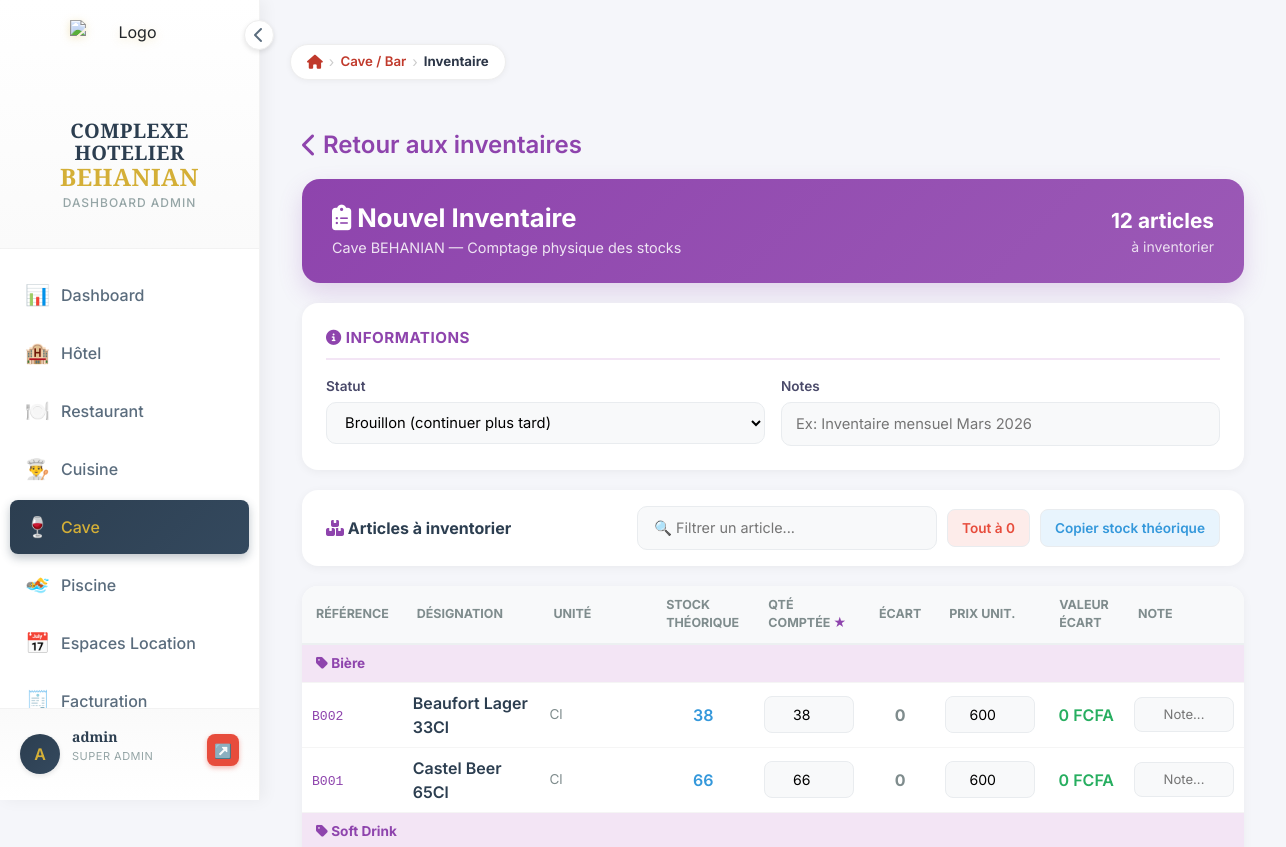
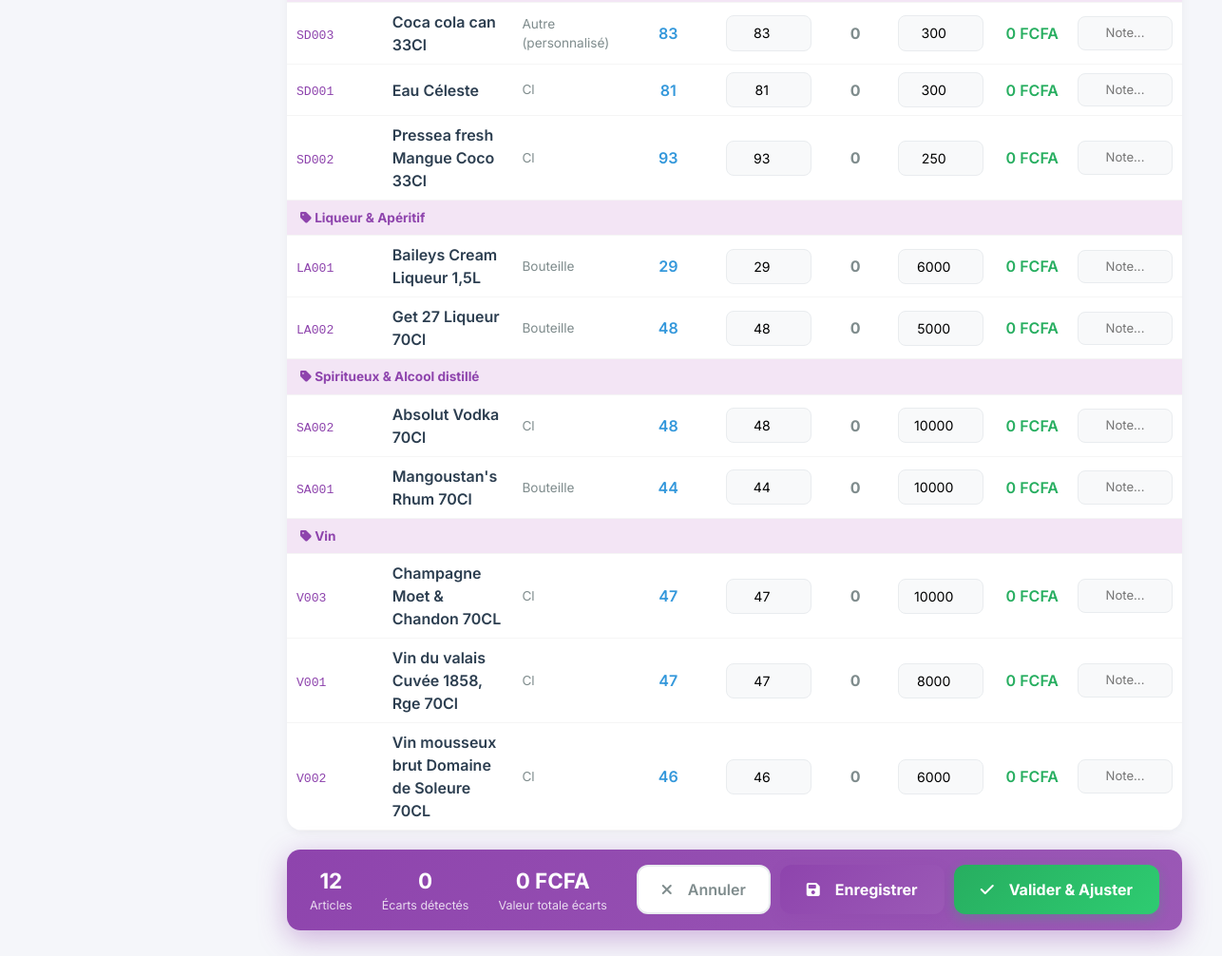
Page /bar/inventaire/nouveau/ (signed in) on the committed database (2 pictures, top to bottom).
### bar/models.py (models this page shows, shortened)
class CategorieBar(models.Model):
    nom = models.CharField(max_length=50, verbose_name="Nom")
    ordre = models.IntegerField(default=0, verbose_name="Ordre d'affichage")
    class Meta:
        verbose_name = "Catégorie de Boisson"
        verbose_name_plural = "Catégories de Boissons"
        ordering = ['ordre', 'nom']
    def __str__(self):
        return self.nom

class BoissonBar(models.Model):
    STATUT_CHOICES = [
        ('actif', 'Actif'),
        ('sommeil', 'En sommeil'),
        ('supprime', 'Supprimé'),
    ]
    UNITE_STANDARD_CHOICES = [
        ('bouteille', 'Bouteille'),
        ('verre', 'Verre'),
        ('cl', 'Cl'),
        ('litre', 'Litre'),
        ('autre', 'Autre (personnalisé)'),
    ]
    MODE_PRIX_CHOICES = [
        ('manuel', 'Prix saisi manuellement'),
        ('marge', 'Calculé (prix achat + marge %)'),
    ]
    reference = models.CharField(max_length=50, unique=True, blank=True, null=True, verbose_name="Référence article")
    nom = models.CharField(max_length=100, verbose_name="Désignation")
    categorie = models.ForeignKey(CategorieBar, on_delete=models.CASCADE, verbose_name="Famille / Catégorie")
    description = models.TextField(blank=True, null=True, verbose_name="Description")
    image = models.ImageField(upload_to='boissons/', blank=True, null=True, verbose_name="Image")
    mode_prix = models.CharField(max_length=10, choices=MODE_PRIX_CHOICES, default='manuel', verbose_name="Mode de calcul du prix")
    prix_achat = models.DecimalField(max_digits=10, decimal_places=2, default=0, verbose_name="Prix d'achat (FCFA)")
    marge = models.DecimalField(max_digits=5, decimal_places=2, default=0, verbose_name="Marge (%)")
    prix = models.DecimalField(max_digits=10, decimal_places=2, default=0, verbose_name="Prix de vente (FCFA)")
    unite_standard = models.CharField(max_length=20, choices=UNITE_STANDARD_CHOICES, default='bouteille', verbose_name="Unité standard")
    unite_personnalisee = models.ForeignKey(UniteVente, on_delete=models.SET_NULL, null=True, blank=True, verbose_name="Unité personnalisée")
    quantite_stock = models.IntegerField(default=0, verbose_name="Quantité en stock")
    seuil_alerte = models.IntegerField(default=10, verbose_name="Seuil d'alerte")
    disponible = models.BooleanField(default=True, verbose_name="Disponible à la vente")
    statut = models.CharField(max_length=20, choices=STATUT_CHOICES, default='actif', verbose_name="Statut")
    est_compose = models.BooleanField(default=False, verbose_name="Article composé (pack/nomenclature)")
    date_creation = models.DateTimeField(auto_now_add=True)
    date_modification = models.DateTimeField(auto_now=True)
    @property
    def unite_affichee(self):
        if self.unite_standard == 'autre' and self.unite_personnalisee:
            return str(self.unite_personnalisee)
        return self.get_unite_standard_display()
    class Meta:
        verbose_name = "Article (Cave)"
        verbose_name_plural = "Articles (Cave)"
        ordering = ['categorie', 'nom']

### bar/views.py (the view, shortened to what this page needs)
# urls.py: path('inventaire/nouveau/', views.inventaire_create, name='inventaire_create'),
@require_module_access('bar')
@require_bar_gestion
def inventaire_create(request):
    articles = BoissonBar.objects.exclude(statut='supprime').select_related('categorie')
    context = {
        'page_title': 'Nouvel Inventaire',
        'articles': articles,
        'mode': 'create',
    }
    return render(request, 'bar/inventaire_form.html', context)

### templates/bar/inventaire_form.html (shortened to what this page needs)
{% extends 'dashboard/base_dashboard.html' %}
{% load breadcrumb %}
{% load static %}
{% block content %}
{% breadcrumb "Cave / Bar" "bar:dashboard" "Inventaire" "" %}
<div class="container-fluid py-4">
    <a href="/bar/stock/?tab=inventaire" class="back-link"><i class="fas fa-chevron-left"></i> Retour aux inventaires</a>
    <div class="page-header">
        <div>
            <h2><i class="fas fa-clipboard-list mr-2"></i> {{ page_title }}</h2>
            <p>Cave BEHANIAN — Comptage physique des stocks</p>
        </div>
        <div style="text-align:right;">
            <div style="font-size:1.3rem;font-weight:700;">{{ articles|length }} articles</div>
            <div style="opacity:0.8;font-size:0.88rem;">à inventorier</div>
        </div>
    </div>
    <form method="post" id="inv-form">
        <div class="form-card">
            <div class="form-section-title"><i class="fas fa-info-circle"></i> Informations</div>
            <div class="form-grid">
                <div class="form-group">
                    <label>Statut</label>
                    <select name="statut">
                        <option value="brouillon">Brouillon (continuer plus tard)</option>
                    </select>
                </div>
                <div class="form-group">
                    <label>Notes</label>
                    <input type="text" name="notes" placeholder="Ex: Inventaire mensuel Mars 2026">
                </div>
            </div>
        </div>
        <div class="form-card" style="padding:16px 24px;">
            <div style="display:flex;align-items:center;justify-content:space-between;flex-wrap:wrap;gap:10px;">
                <div style="font-weight:700;color:#2c3e50;">
                    <i class="fas fa-boxes" style="color:#8e44ad;"></i> Articles à inventorier
                </div>
                <div style="display:flex;gap:10px;align-items:center;">
                    <input type="text" class="search-inv" id="search-inv" placeholder="🔍 Filtrer un article..." oninput="filtrerInv()">
                    <button type="button" onclick="toutMettreAZero()" style="padding:8px 14px;border-radius:8px;border:1px solid #e9ecef;background:#fdecea;color:#e74c3c;font-size:0.85rem;cursor:pointer;font-weight:600;">
                        Tout à 0
                    </button>
                    <button type="button" onclick="copierStock()" style="padding:8px 14px;border-radius:8px;border:1px solid #e9ecef;background:#e8f4fd;color:#3498db;font-size:0.85rem;cursor:pointer;font-weight:600;">
                        Copier stock théorique
                    </button>
                </div>
            </div>
        </div>
        <div class="form-card" style="padding:0;overflow:hidden;">
            <div style="overflow-x:auto;">
                <table class="inv-table" id="inv-table">
                    <thead>
                        <tr>
                            <th>Référence</th>
                            <th>Désignation</th>
                            <th>Unité</th>
                            <th>Stock théorique</th>
                            <th>Qté comptée <span style="color:#8e44ad;">★</span></th>
                            <th>Écart</th>
                            <th>Prix unit.</th>
                            <th>Valeur écart</th>
                            <th>Note</th>
                        </tr>
                    </thead>
                    <tbody>
                        {% regroup articles by categorie as articles_par_cat %}
                        {% for cat in articles_par_cat %}
                        <tr class="cat-header">
                            <td colspan="9"><i class="fas fa-tag"></i> {{ cat.grouper }}</td>
                        </tr>
                        {% for art in cat.list %}
                        <tr class="inv-row" data-nom="{{ art.nom|lower }}" data-ref="{{ art.reference|lower|default:'' }}">
                            <td><span style="font-family:monospace;font-size:0.82rem;color:#8e44ad;">{{ art.reference|default:"—" }}</span></td>
                            <td style="font-weight:600;color:#2c3e50;">{{ art.nom }}</td>
                            <td style="font-size:0.85rem;color:#7f8c8d;">{{ art.unite_affichee }}</td>
                            <td class="stock-theorique" style="text-align:center;">
                                {{ art.quantite_stock }}
                            </td>
                            <td>
                                <input type="number" name="quantite_comptee[]"
                                    class="qte-comptee"
                                    value="{{ art.quantite_stock }}"
                                    min="0" step="1"
                                    oninput="majEcartInv(this)"
                                    style="width:90px;">
                            </td>
                            <td class="ecart-cell ecart-zero" style="text-align:center;font-weight:700;">0</td>
                            <td>
                                <input type="number" name="prix_unitaire[]"
                                    value="{{ art.prix_achat|floatformat:0 }}"
                                    min="0" step="1"
                                    class="prix-inv"
                                    oninput="majEcartInv(this)"
                                    style="width:90px;">
                            </td>
                            <td class="valeur-ecart-cell" style="text-align:right;font-weight:600;color:#e74c3c;">0 FCFA</td>
                            <td>
                                <input type="text" name="notes_ligne[]" placeholder="Note..." style="width:100px;font-size:0.82rem;">
                            </td>
                        </tr>
                        {% endfor %}
                        {% endfor %}
                    </tbody>
                </table>
            </div>
        </div>
        <div class="resume-bar">
            <div class="resume-stat">
                <div class="val" id="res-articles">{{ articles|length }}</div>
                <div class="lbl">Articles</div>
            </div>
            <div class="resume-stat">
                <div class="val" id="res-ecarts">0</div>
                <div class="lbl">Écarts détectés</div>
            </div>
            <div class="resume-stat">
                <div class="val" id="res-valeur">0 FCFA</div>
                <div class="lbl">Valeur totale écarts</div>
            </div>
            <div style="display:flex;gap:10px;">
                <a href="/bar/stock/?tab=inventaire" class="btn-cancel-form"><i class="fas fa-times"></i> Annuler</a>
                <button type="submit" class="btn-save"><i class="fas fa-save"></i> Enregistrer</button>
                <button type="submit" class="btn-save btn-valider" onclick="document.querySelector('[name=statut]').value='valide';return confirm('Valider et ajuster le stock immédiatement ?')">
                    <i class="fas fa-check"></i> Valider & Ajuster
                </button>
            </div>
        </div>
    </form>
</div>
{% endblock %}

### templates/dashboard/base_dashboard.html (shortened to what this page needs)
{% load static %}
<!DOCTYPE html>
<html lang="fr">
<head>
    <link href="https://cdn.jsdelivr.net/npm/bootstrap@5.3.0/dist/css/bootstrap.min.css" rel="stylesheet">
    <link rel="stylesheet" href="https://cdnjs.cloudflare.com/ajax/libs/font-awesome/6.4.0/css/all.min.css">
</head>
<body>
    <div class="sidebar" id="sidebar">
        <div class="logo-section">
            <div class="sidebar-toggle" onclick="toggleSidebar()">
                <i class="fas fa-chevron-left" id="toggleIcon"></i>
            </div>
            <div class="logo">
                <div class="logo-icon">
                    <img src="{% static 'images/Logo.png' %}" alt="Logo">
                </div>
                <div class="logo-text">
                    <h1>COMPLEXE HOTELIER<br><span>BEHANIAN</span></h1>
                    <p>Dashboard Admin</p>
                </div>
            </div>
        </div>
        <nav class="nav-menu">
            <a href="{% url 'dashboard:index' %}" class="nav-item {% if request.resolver_match.url_name == 'index' and request.resolver_match.app_name == 'dashboard' %}active{% endif %}">
                <span class="nav-item-icon">📊</span>
                <span class="nav-text">Dashboard</span>
            </a>
            {% if 'hotel' in accessible_modules %}
            <a href="{% url 'hotel:index' %}" class="nav-item {% if request.resolver_match.app_name == 'hotel' %}active{% endif %}">
                <span class="nav-item-icon">🏨</span>
                <span class="nav-text">Hôtel</span>
            </a>
            {% endif %}
            {% if 'restaurant' in accessible_modules %}
            <a href="{% url 'restaurant:index' %}" class="nav-item {% if request.resolver_match.app_name == 'restaurant' %}active{% endif %}">
                <span class="nav-item-icon">🍽️</span>
                <span class="nav-text">Restaurant</span>
            </a>
            {% endif %}
            {% if 'cuisine' in accessible_modules %}
            <a href="{% url 'cuisine:index' %}" class="nav-item {% if request.resolver_match.app_name == 'cuisine' %}active{% endif %}">
                <span class="nav-item-icon">👨‍🍳</span>
                <span class="nav-text">Cuisine</span>
            </a>
            {% endif %}
            {% if 'bar' in accessible_modules %}
            <a href="{% url 'bar:dashboard' %}" class="nav-item {% if request.resolver_match.app_name == 'bar' %}active{% endif %}">
                <span class="nav-item-icon">🍷</span>
                <span class="nav-text">Cave</span>
            </a>
            {% endif %}
            {% if 'piscine' in accessible_modules %}
            <a href="{% url 'piscine:index' %}" class="nav-item {% if request.resolver_match.app_name == 'piscine' %}active{% endif %}">
                <span class="nav-item-icon">🏊</span>
                <span class="nav-text">Piscine</span>
            </a>
            {% endif %}
            {% if 'espaces' in accessible_modules %}
            <a href="{% url 'espaces_evenementiels:index' %}" class="nav-item {% if request.resolver_match.app_name == 'espaces_evenementiels' %}active{% endif %}">
                <span class="nav-item-icon">📅</span>
                <span class="nav-text">Espaces Location</span>
            </a>
            {% endif %}
            {% if 'facturation' in accessible_modules %}
            <a href="{% url 'facturation:index' %}" class="nav-item {% if request.resolver_match.app_name == 'facturation' %}active{% endif %}">
                <span class="nav-item-icon">🧾</span>
                <span class="nav-text">Facturation</span>
            </a>
            {% endif %}
        </nav>
        <div class="user-section">
            <div class="user-avatar">{{ user.username|first|upper }}</div>
            <div class="user-info">
                <h4>{{ user.get_full_name|default:user.username }}</h4>
                <p>{{ user_role }}</p>
            </div>
            <a href="{% url 'logout' %}" class="logout-btn" title="Se déconnecter">↗️</a>
        </div>
    </div>
    <div class="main-content">
        {% block content %}{% endblock %}
    </div>
</body>
</html>

### rows in the picture
CategorieBar: grouper "Bière"
BoissonBar: reference "B002", nom "Beaufort Lager 33Cl", unite_affichee "Cl", quantite_stock "38", prix_achat "600"
BoissonBar: reference "B001", nom "Castel Beer 65Cl", unite_affichee "Cl", quantite_stock "66", prix_achat "600"
CategorieBar: grouper "Soft Drink"
BoissonBar: reference "SD003", nom "Coca cola can 33Cl", unite_affichee "Autre (personnalisé)", quantite_stock "83", prix_achat "300"
BoissonBar: reference "SD001", nom "Eau Céleste", unite_affichee "Cl", quantite_stock "81", prix_achat "300"
BoissonBar: reference "SD002", nom "Pressea fresh Mangue Coco 33Cl", unite_affichee "Cl", quantite_stock "93", prix_achat "250"
CategorieBar: grouper "Liqueur & Apéritif"
BoissonBar: reference "LA001", nom "Baileys Cream Liqueur 1,5L", unite_affichee "Bouteille", quantite_stock "29", prix_achat "6000"
BoissonBar: reference "LA002", nom "Get 27 Liqueur 70Cl", unite_affichee "Bouteille", quantite_stock "48", prix_achat "5000"
CategorieBar: grouper "Spiritueux & Alcool distillé"
BoissonBar: reference "SA002", nom "Absolut Vodka 70Cl", unite_affichee "Cl", quantite_stock "48", prix_achat "10000"
BoissonBar: reference "SA001", nom "Mangoustan's Rhum 70Cl", unite_affichee "Bouteille", quantite_stock "44", prix_achat "10000"
CategorieBar: grouper "Vin"
BoissonBar: reference "V003", nom "Champagne Moet & Chandon 70CL", unite_affichee "Cl", quantite_stock "47", prix_achat "10000"
BoissonBar: reference "V001", nom "Vin du valais Cuvée 1858, Rge 70Cl", unite_affichee "Cl", quantite_stock "47", prix_achat "8000"
BoissonBar: reference "V002", nom "Vin mousseux brut Domaine de Soleure 70CL", unite_affichee "Cl", quantite_stock "46", prix_achat "6000"

### other values in the picture
{{ user.username|first|upper }} "A"
{{ user.get_full_name|default:user.username }} "admin"
{{ user_role }} "SUPER ADMIN"
{{ item.label }} "Cave / Bar"
{{ item.label }} "Inventaire"
{{ page_title }} "Nouvel Inventaire"
{{ articles|length }} "12"
